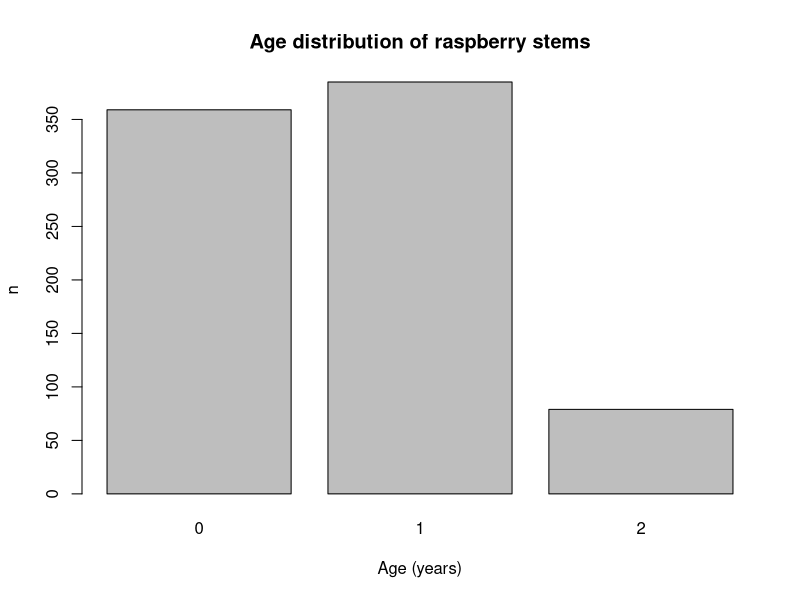
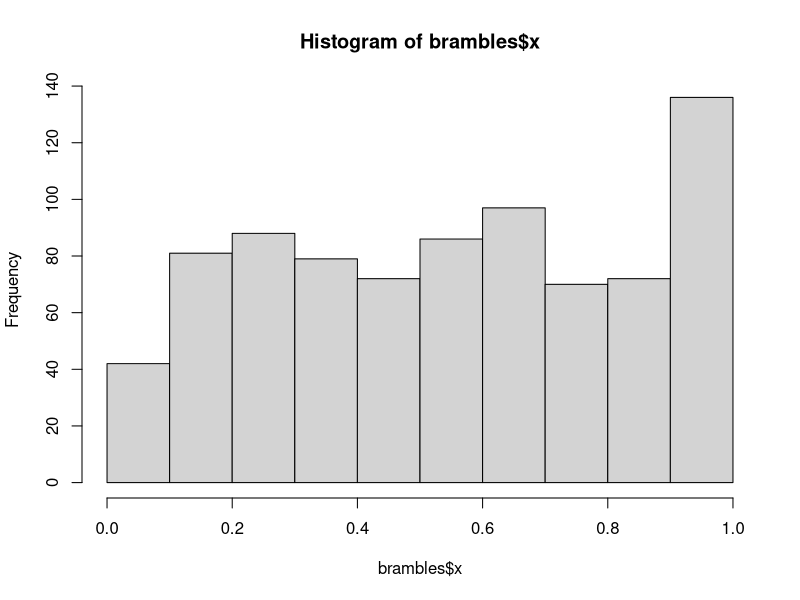
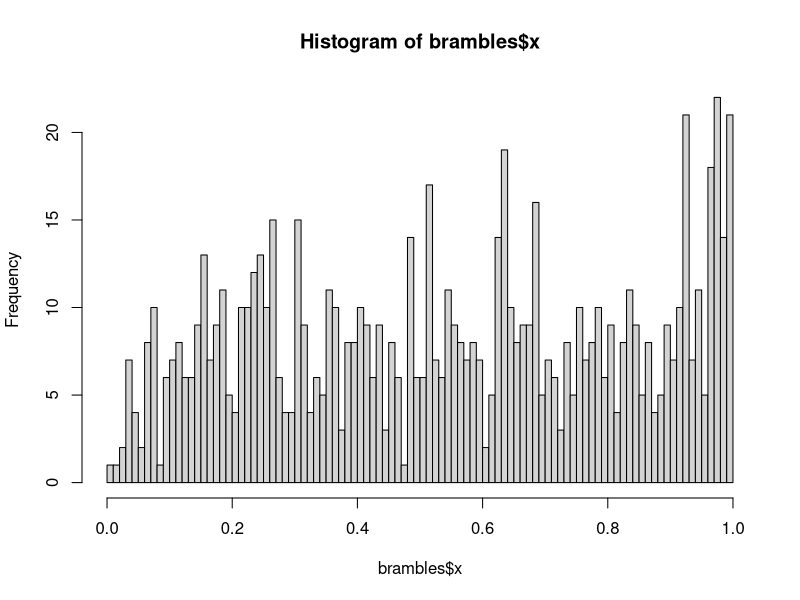
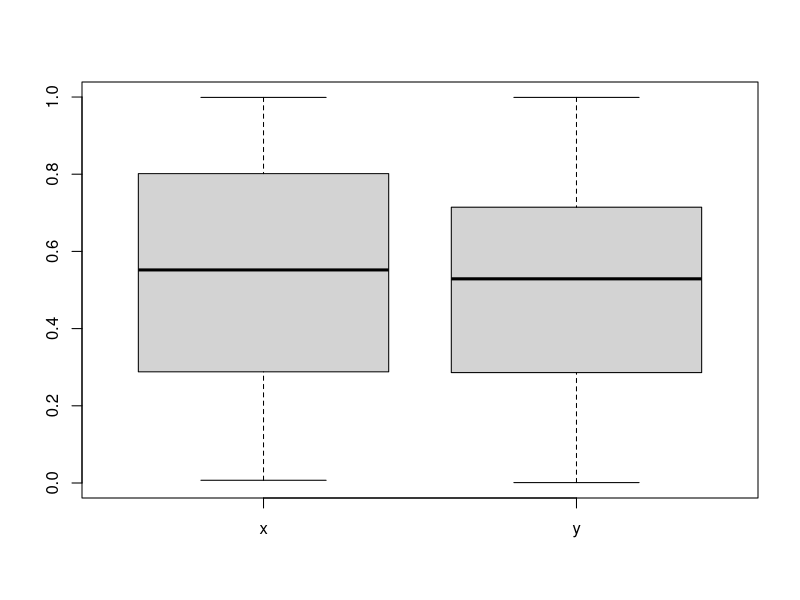
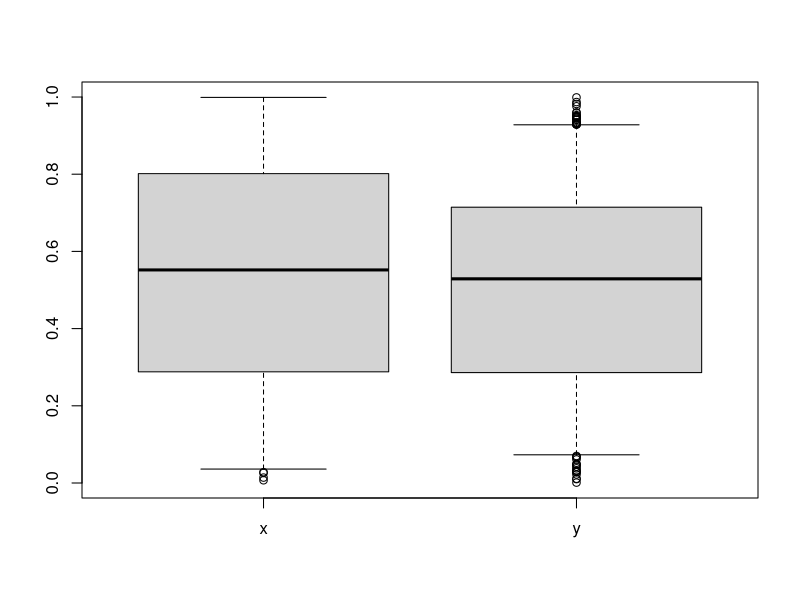
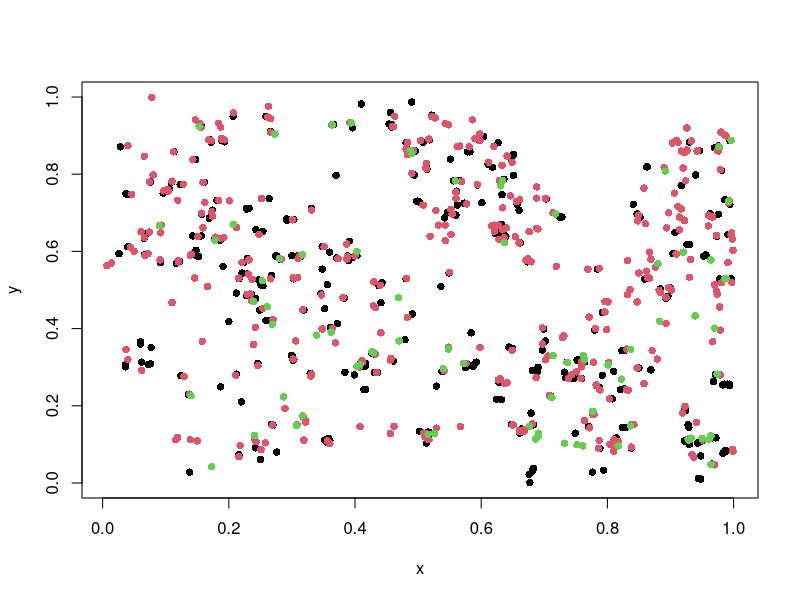
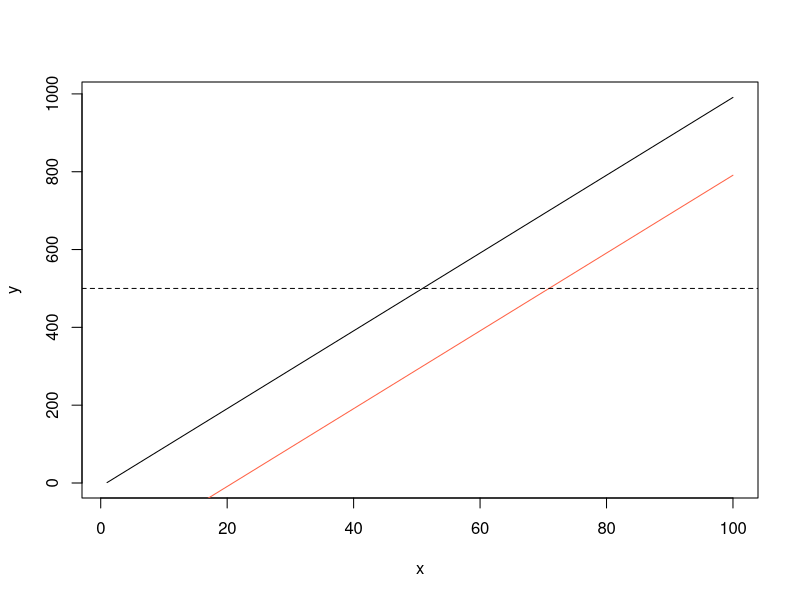
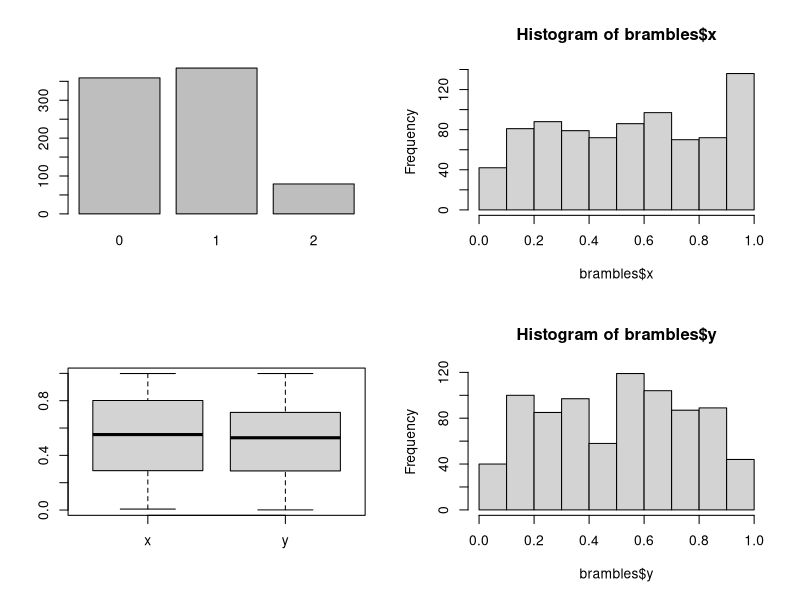

These charts were generated, in order, by the following R code: (Note: this script raises an error after producing the figures.)
## ---- chunk 1
### Modelling in Physical Geography
### Week 1 – Excercise 2
brambles <- boot::brambles # brambles is provided by the boot package.
str(brambles)
## ---- chunk 2
ages <- table(brambles$age) # Summarize the frequency of each age class
barplot(ages,
        main = "Age distribution of raspberry stems",
        xlab = "Age (years)",
        ylab = "n") # Plot them. 
## ---- chunk 3
hist(brambles$x) # plot the distribution of raspberries along the x-axis
hist(brambles$x, breaks=100) 

## ---- chunk 4
boxplot(brambles[,c("x","y")])
boxplot(brambles[,c("x","y")], range=0.5)
## ---- chunk 5
## Plot the spatial distribution of data with filled circles, colored by age
plot(y~x, data = brambles, col = factor(brambles$age), pch = 16) 
## ---- chunk 6
x <- seq(from = 1, to = 100) # equal to 1:100
y <- seq(from = 1, to = 1000, by = 10)
plot(y~x, type = "l") # create a line plot
lines(y-200~x, col = "tomato") # add a new line
abline(h = 500, lty = 2) # add a horizontal line with a new linetype
## ---- chunk 7
par(mfrow = c(2,2))
barplot(ages)
hist(brambles$x)
boxplot(brambles[,c("x","y")])
hist(brambles$y)
par(mfrow = c(1,1))
## ---- chunk 8
png(filename = "enigmatic_expression.png", width = 700, height = 700)
plot(x = c(2,8), y = c(7,7), xlim = c(0,10), ylim = c(0,10), col = "blue")
lines(c(6,4,3,4,6)~c(1,3,5,7,9), col = "red")
dev.off()
## ---- chunk 9
pdf(file = "vital_organ.pdf", width = 7, height = 7)
plot(x = c(1:9),
     y = c(7,8.5,9,8,7,8,9,8.5,7),
     xlim = c(0,10),
     col = "red",
     type = "l",
     ylim = c(1,10))
lines(x = c(1,5,9), y = c(7,1,7) , col = "red")
dev.off()
## ---- chunk 10
our_sample <- (1:100)^2 # generate some data
our_sample
mean(our_sample)
median(our_sample)
quantile(our_sample)# the default is to calculate minimum, maximum and quartiles.
## this range contains 95 % of our sample.
interval <- quantile(our_sample, p = c(0.025,0.975))
interval

hist(our_sample)
abline(v=mean(our_sample), col = "red") # plot the mean with red
abline(v=interval, col = "blue") # plot the quartiles in blue
## ---- chunk 11
sqrt(sum(((our_sample-mean(our_sample))^2))/(length(our_sample)-1))
sd(our_sample)
## ---- chunk 12
## 100 draws from a uniform(0,1) distribution.
uniform <- runif(n = 100, min = 0, max = 1)

## 10000 draws from a uniform(0,1) distribution.
uniform2 <- runif(n = 10000, min = 0, max = 1)

## The sample distribution is not exactly uniform because of sampling error
hist(uniform, breaks = 5)
hist(uniform2, breaks = 5) # much closer
## ---- chunk 13
hist(rnorm(1000, mean = 0, sd = 1), xlim = c(-10,10)) # 1000 normal deviates, sd = 1
hist(rnorm(1000, mean = 0, sd = 2), xlim = c(-10,10)) # same, but sd 2. The distribution is wider
## ---- chunk 14
scaled_b <- scale(brambles) # Scale all variables in brambles
boxplot(scaled_b) # compare the variables on a common scale
## ---- chunk 15
sample(1:10, size = 5, replace = FALSE) # sample without replacement
sample(1:10, size = 11, replace = FALSE) # error: not enough samples
## ---- chunk 16
sample(1:10, size = 5, replace = TRUE)
sample(1:10, size = 11, replace = TRUE)
## ---- chunk 17
hist(brambles$x)
mean(brambles$x)
## ---- chunk 18
## Bootstapping the mean
## default sample size for sample() is the original sample size.
bs <- replicate(n = 999, expr = mean(sample(brambles$x,replace = TRUE)))
bs <- c(bs, mean(brambles$x))
## ---- chunk 19
confs <- quantile(bs, probs = c(0.025,0.975))
hist(bs)
abline(v = confs, lty = 2)
